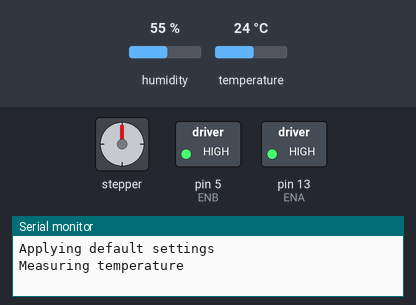
Bench run of a sketch on a simulated Arduino Uno, built for the host (arithmetic inside an expression is 32-bit, double 64-bit). Parts: stepper motor, switched loads named in the sketch (green lamp = pin HIGH), the last lines printed to the serial monitor. Wiring (inferred from the names in the program): stepper motor (2048 steps per turn assumed): coils pin 12, pin 4, pin 14, pin 0. The test bench sets the inputs (shaded band); at power-on: humidity 55 %, temperature 24 °C. EEPROM starts erased; pins used as bus, display or sensor lines are not drawn.

Above: at 0.08 s.
At 2.58 s:
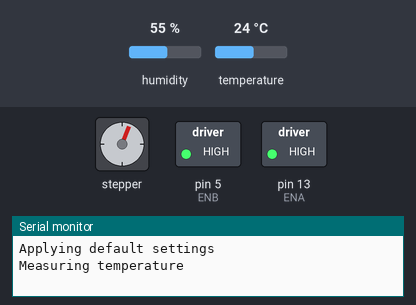
At 5.2 s:
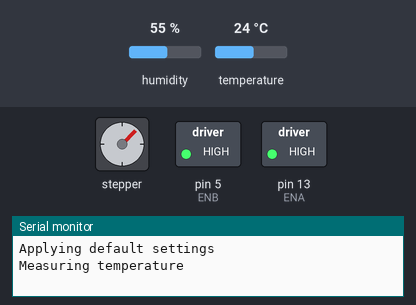
At 7.7 s:
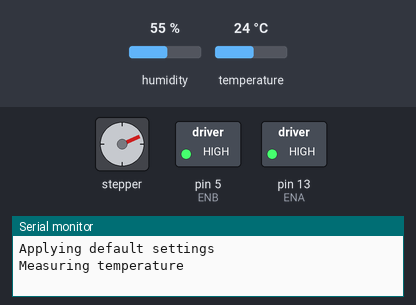
At 9.19 s:
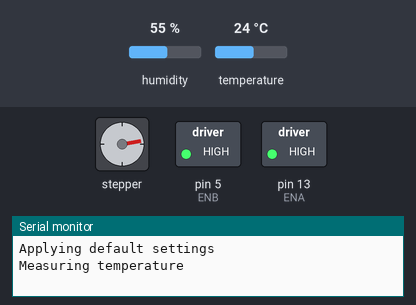
At 10.3 s:
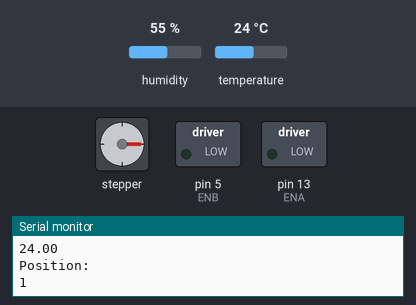
Timing chart, 0 to 11.8 s (numbered marks = the images above):
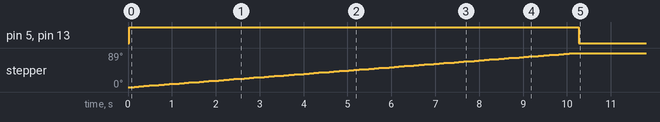

Measured:
- by itself, pin 5 (ENB), pin 13 (ENA): LOW → HIGH at 0.02 s, → LOW 10.2 s later
- by itself, stepper: turns 89° clockwise in 10.0 s

The sketch:

Program1_DHT11_NoWebServer.ino
```cpp
// (licence header left out)
#include "DHT.h"
#include <ESP_EEPROM.h>
#define DHTPIN 2 // DHT PIN
DHT dht(DHTPIN, DHT11);
const int ENA = 13;
const int IN1 = 12;
const int IN2 = 14;
const int IN4 = 0;
const int IN3 = 4;
const int ENB = 5;

struct Settings{
  int pos;
  float targetTemp;
  float deviation;
  long delayTime;
} eeprom;


void setup()
{
  Serial.begin(9600);
  EEPROM.begin(sizeof(Settings));
  dht.begin();
  pinMode(ENA, OUTPUT);
  pinMode(IN1, OUTPUT);
  pinMode(IN2, OUTPUT);
  pinMode(ENB, OUTPUT);
  pinMode(IN3, OUTPUT);
  pinMode(IN4, OUTPUT);

  if(EEPROM.percentUsed()>=0){
    EEPROM.get(0, eeprom);
    Serial.println("Reading settings from EEPROM");
    Serial.println("Pos:");
    Serial.println(eeprom.pos);
    Serial.println("targetTemp:");
    Serial.println(eeprom.targetTemp);
    Serial.println("deviation:");
    Serial.println(eeprom.deviation);
    Serial.println("delayTime:");
    Serial.println(eeprom.delayTime);
  }
  else{
    eeprom.pos = 0;
    eeprom.targetTemp = 25;
    eeprom.deviation = 0.25;
    eeprom.delayTime = 300;
    Serial.println("Applying default settings");
  }
}

void loop()
{
  float temp = dht.readTemperature();
  if (!isnan(temp)) {
    Serial.println("Measuring temperature");
    if (temp>eeprom.targetTemp+eeprom.deviation && eeprom.pos>0){
      reverse(512, 20);
      eeprom.pos--;
      EEPROM.put(0, eeprom);
      EEPROM.commit();
      Serial.println("Turning clockwise, closing tap");
    }
    else if (temp<eeprom.targetTemp-eeprom.deviation && eeprom.pos<15){
      forward(512, 20); //Counterclockwise, open
      eeprom.pos++;
      EEPROM.put(0, eeprom);
      EEPROM.commit();
      Serial.println("Turning counterclockwise, opening tap");
    }
  }
  else{
    Serial.println("Sensor reading error");
  }
  for (int i = 0; i<20; i++){
    float temp = dht.readTemperature();
    Serial.println("Temperature:");
    Serial.println(temp);
    Serial.println("Position:");
    Serial.println(eeprom.pos);
    delay(eeprom.delayTime*50);
  }
}


void reverse(int i, int j) {
  // set both motors ON
  digitalWrite(ENA, HIGH);
  digitalWrite(ENB, HIGH);
  while (1)   {
    digitalWrite(IN1, 0);
    digitalWrite(IN2, 1);
    digitalWrite(IN3, 0);
    digitalWrite(IN4, 1);
    delay(j);
    i--;
    if (i < 1) break;
    digitalWrite(IN1, 0);
    digitalWrite(IN2, 1);
    digitalWrite(IN3, 1);
    digitalWrite(IN4, 0);
    delay(j);
    i--;
    if (i < 1) break;
    digitalWrite(IN1, 1);
    digitalWrite(IN2, 0);
    digitalWrite(IN3, 1);
    digitalWrite(IN4, 0);
    delay(j);
    i--;
    if (i < 1) break;
    digitalWrite(IN1, 1);
    digitalWrite(IN2, 0);
    digitalWrite(IN3, 0);
    digitalWrite(IN4, 1);
    delay(j);
    i--;
    if (i < 1) break;
  }
  // set both motors OFF
  digitalWrite(ENA, LOW);
  digitalWrite(ENB, LOW);
}  // end reverse()
void forward(int i, int j) {
  // Set both motors ON
  digitalWrite(ENA, HIGH);
  digitalWrite(ENB, HIGH);
  while (1)   {
    digitalWrite(IN1, 0);
    digitalWrite(IN2, 1);
    digitalWrite(IN3, 0);
    digitalWrite(IN4, 1);
    delay(j);
    i--;
    if (i < 1) break;
    digitalWrite(IN1, 1);
    digitalWrite(IN2, 0);
    digitalWrite(IN3, 0);
    digitalWrite(IN4, 1);
    delay(j);
    i--;
    if (i < 1) break;
    digitalWrite(IN1, 1);
    digitalWrite(IN2, 0);
    digitalWrite(IN3, 1);
    digitalWrite(IN4, 0);
    delay(j);
    i--;
    if (i < 1) break;
    digitalWrite(IN1, 0);
    digitalWrite(IN2, 1);
    digitalWrite(IN3, 1);
    digitalWrite(IN4, 0);
    delay(j);
    i--;
    if (i < 1) break;
  }
  // set both motors OFF
  digitalWrite(ENA, LOW);
  digitalWrite(ENB, LOW);
}  // end forward()
```
